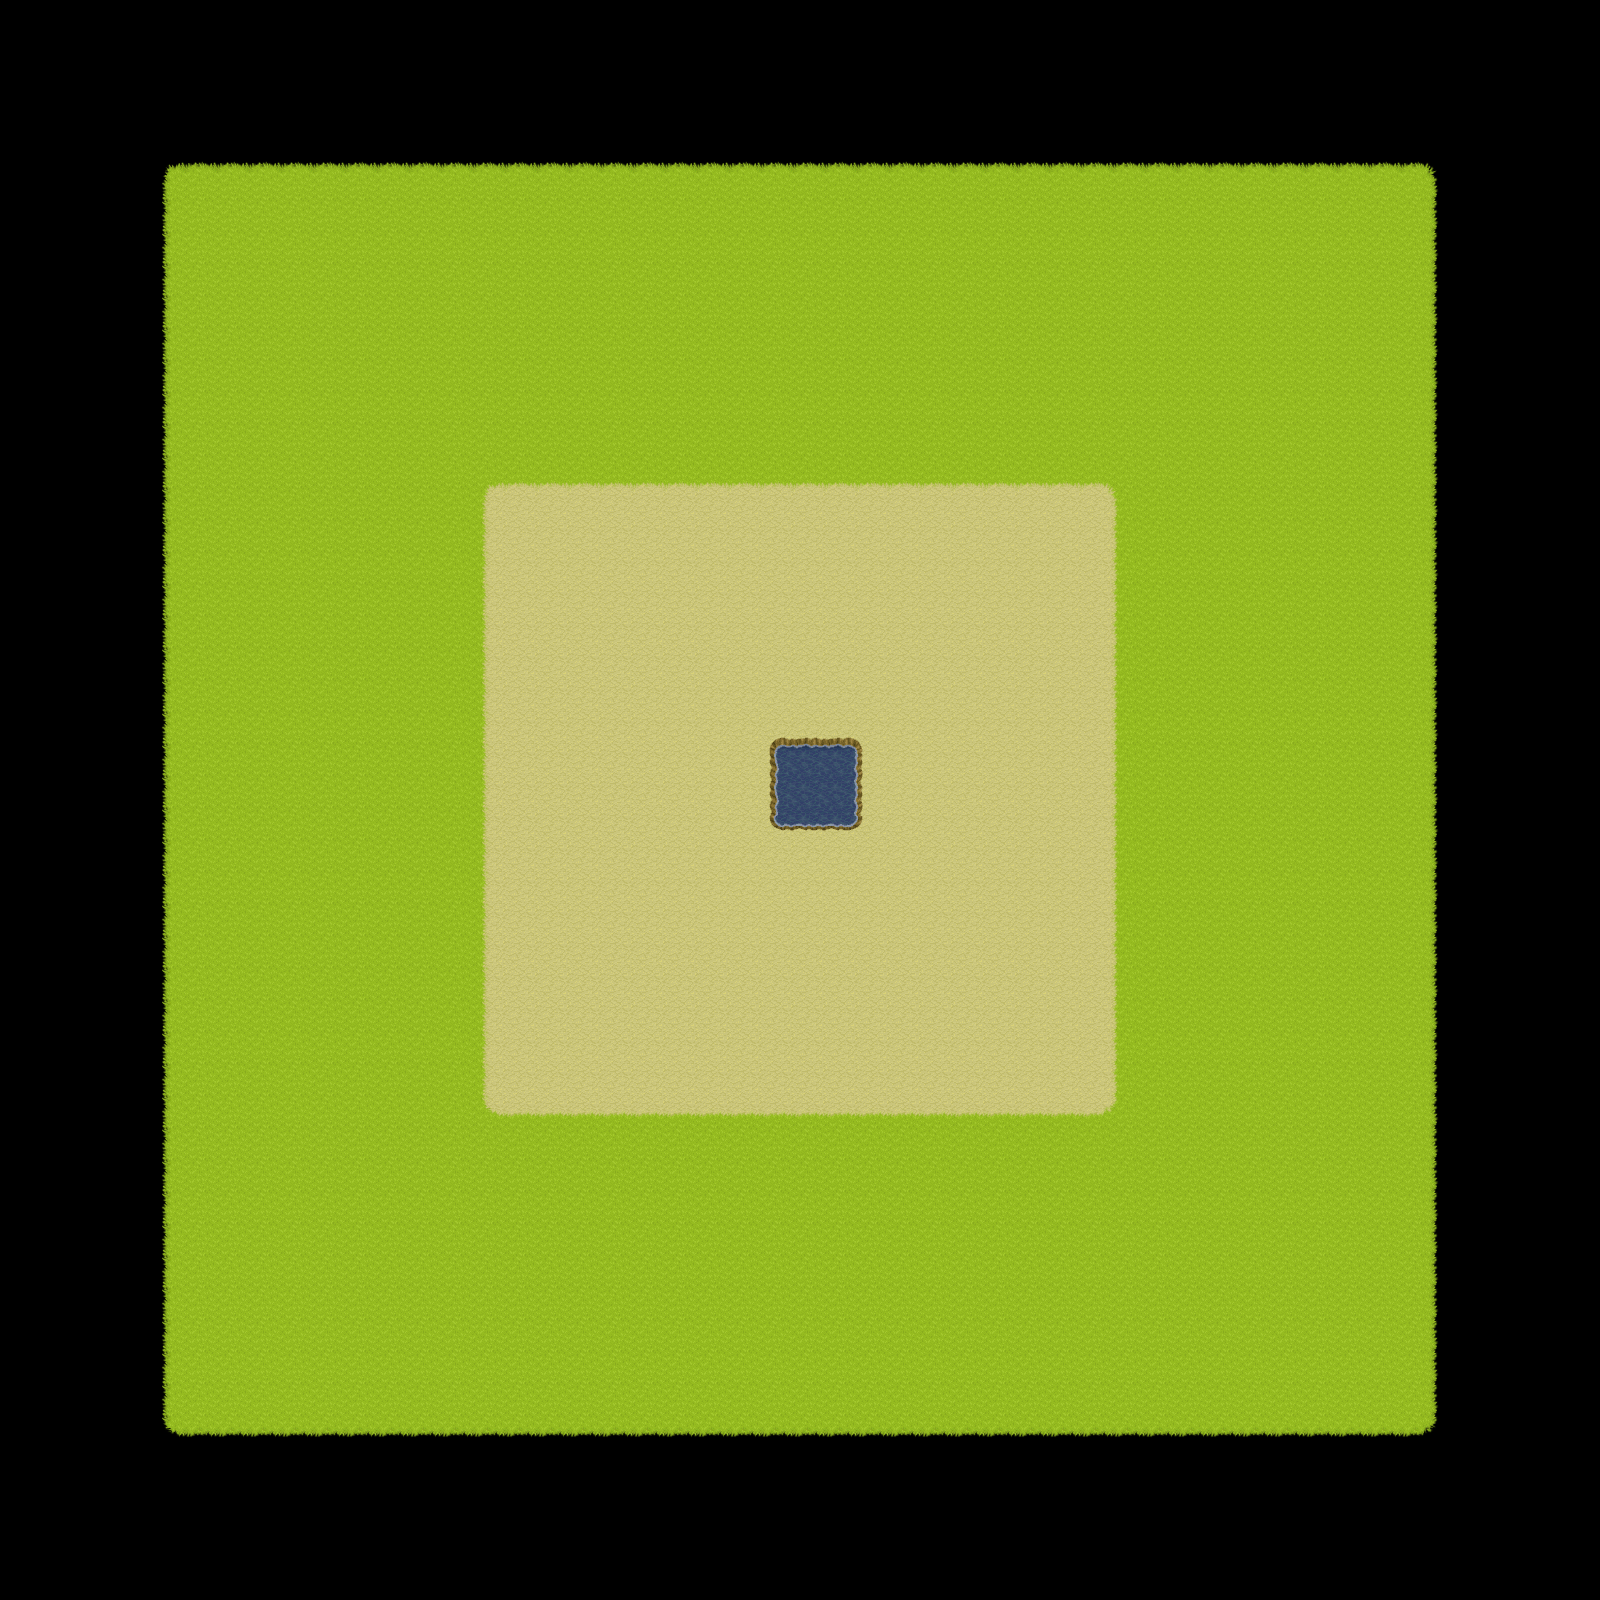

A level layout from a 2D game, rendered from its tile map. Below: a short description, then the map file with tile-grid data replaced by summaries:
An orthogonal 50x50 tile map with 32x32 px tiles, 2 tile layers (Ground, Water), 6 tilesets.

<map version="1.4" tiledversion="1.4.3" orientation="orthogonal" renderorder="right-down" width="50" height="50" tilewidth="32" tileheight="32" infinite="0" nextlayerid="8" nextobjectid="2"><editorsettings><export target="map-ex.tmx" format="tmx" /></editorsettings><tileset firstgid="1" name="Dirt1" tilewidth="32" tileheight="32" tilecount="48" columns="8"><image source="../tilesets/Dirt1.png" width="256" height="192" /></tileset><tileset firstgid="49" name="Grass1" tilewidth="32" tileheight="32" tilecount="48" columns="8"><image source="../tilesets/Grass1.png" width="256" height="192" /></tileset><tileset firstgid="97" name="LongGrass" tilewidth="32" tileheight="32" tilecount="48" columns="8"><image source="../tilesets/LongGrass.png" width="256" height="192" /></tileset><tileset firstgid="145" name="Water1" tilewidth="32" tileheight="32" tilecount="384" columns="64"><image source="../tilesets/Water1.png" width="2048" height="192" /><tile id="0"><animation><frame tileid="0" duration="125" /><frame tileid="8" duration="125" /><frame tileid="16" duration="125" /><frame tileid="24" duration="125" /><frame tileid="32" duration="125" /><frame tileid="40" duration="125" /><frame tileid="48" duration="125" /><frame tileid="56" duration="125" /></animation></tile><tile id="1"><animation><frame tileid="1" duration="125" /><frame tileid="9" duration="125" /><frame tileid="17" duration="125" /><frame tileid="25" duration="125" /><frame tileid="33" duration="125" /><frame tileid="41" duration="125" /><frame tileid="49" duration="125" /><frame tileid="57" duration="125" /></animation></tile><tile id="2"><animation><frame tileid="2" duration="125" /><frame tileid="10" duration="125" /><frame tileid="18" duration="125" /><frame tileid="26" duration="125" /><frame tileid="34" duration="125" /><frame tileid="42" duration="125" /><frame tileid="50" duration="125" /><frame tileid="58" duration="125" /></animation></tile><tile id="3"><animation><frame tileid="3" duration="125" /><frame tileid="11" duration="125" /><frame tileid="19" duration="125" /><frame tileid="27" duration="125" /><frame tileid="35" duration="125" /><frame tileid="43" duration="125" /><frame tileid="51" duration="125" /><frame tileid="59" duration="125" /></animation></tile><tile id="4"><animation><frame tileid="4" duration="125" /><frame tileid="12" duration="125" /><frame tileid="20" duration="125" /><frame tileid="28" duration="125" /><frame tileid="36" duration="125" /><frame tileid="44" duration="125" /><frame tileid="52" duration="125" /><frame tileid="60" duration="125" /></animation></tile><tile id="5"><animation><frame tileid="5" duration="125" /><frame tileid="13" duration="125" /><frame tileid="21" duration="125" /><frame tileid="29" duration="125" /><frame tileid="37" duration="125" /><frame tileid="45" duration="125" /><frame tileid="53" duration="125" /><frame tileid="61" duration="125" /></animation></tile><tile id="6"><animation><frame tileid="6" duration="125" /><frame tileid="14" duration="125" /><frame tileid="22" duration="125" /><frame tileid="30" duration="125" /><frame tileid="38" duration="125" /><frame tileid="46" duration="125" /><frame tileid="54" duration="125" /><frame tileid="62" duration="125" /></animation></tile><tile id="7"><animation><frame tileid="7" duration="125" /><frame tileid="15" duration="125" /><frame tileid="23" duration="125" /><frame tileid="31" duration="125" /><frame tileid="39" duration="125" /><frame tileid="47" duration="125" /><frame tileid="55" duration="125" /><frame tileid="63" duration="125" /></animation></tile><tile id="64"><animation><frame tileid="64" duration="125" /><frame tileid="72" duration="125" /><frame tileid="80" duration="125" /><frame tileid="88" duration="125" /><frame tileid="96" duration="125" /><frame tileid="104" duration="125" /><frame tileid="112" duration="125" /><frame tileid="120" duration="125" /></animation></tile><tile id="65"><animation><frame tileid="65" duration="125" /><frame tileid="73" duration="125" /><frame tileid="81" duration="125" /><frame tileid="89" duration="125" /><frame tileid="97" duration="125" /><frame tileid="105" duration="125" /><frame tileid="113" duration="125" /><frame tileid="121" duration="125" /></animation></tile><tile id="66"><animation><frame tileid="66" duration="125" /><frame tileid="74" duration="125" /><frame tileid="82" duration="125" /><frame tileid="90" duration="125" /><frame tileid="98" duration="125" /><frame tileid="106" duration="125" /><frame tileid="114" duration="125" /><frame tileid="122" duration="125" /></animation></tile><tile id="67"><animation><frame tileid="67" duration="125" /><frame tileid="75" duration="125" /><frame tileid="83" duration="125" /><frame tileid="91" duration="125" /><frame tileid="99" duration="125" /><frame tileid="107" duration="125" /><frame tileid="115" duration="125" /><frame tileid="123" duration="125" /></animation></tile><tile id="68"><animation><frame tileid="68" duration="125" /><frame tileid="76" duration="125" /><frame tileid="84" duration="125" /><frame tileid="92" duration="125" /><frame tileid="100" duration="125" /><frame tileid="108" duration="125" /><frame tileid="116" duration="125" /><frame tileid="124" duration="125" /></animation></tile><tile id="69"><animation><frame tileid="69" duration="125" /><frame tileid="77" duration="125" /><frame tileid="85" duration="125" /><frame tileid="93" duration="125" /><frame tileid="101" duration="125" /><frame tileid="109" duration="125" /><frame tileid="117" duration="125" /><frame tileid="125" duration="125" /></animation></tile><tile id="70"><animation><frame tileid="70" duration="125" /><frame tileid="78" duration="125" /><frame tileid="86" duration="125" /><frame tileid="94" duration="125" /><frame tileid="102" duration="125" /><frame tileid="110" duration="125" /><frame tileid="118" duration="125" /><frame tileid="126" duration="125" /></animation></tile><tile id="71"><animation><frame tileid="71" duration="125" /><frame tileid="79" duration="125" /><frame tileid="87" duration="125" /><frame tileid="95" duration="125" /><frame tileid="103" duration="125" /><frame tileid="111" duration="125" /><frame tileid="119" duration="125" /><frame tileid="127" duration="125" /></animation></tile><tile id="128"><animation><frame tileid="128" duration="125" /><frame tileid="136" duration="125" /><frame tileid="144" duration="125" /><frame tileid="152" duration="125" /><frame tileid="160" duration="125" /><frame tileid="168" duration="125" /><frame tileid="176" duration="125" /><frame tileid="184" duration="125" /></animation></tile><tile id="129"><animation><frame tileid="129" duration="125" /><frame tileid="137" duration="125" /><frame tileid="145" duration="125" /><frame tileid="153" duration="125" /><frame tileid="161" duration="125" /><frame tileid="169" duration="125" /><frame tileid="177" duration="125" /><frame tileid="185" duration="125" /></animation></tile><tile id="130"><animation><frame tileid="130" duration="125" /><frame tileid="138" duration="125" /><frame tileid="146" duration="125" /><frame tileid="154" duration="125" /><frame tileid="162" duration="125" /><frame tileid="170" duration="125" /><frame tileid="178" duration="125" /><frame tileid="186" duration="125" /></animation></tile><tile id="131"><animation><frame tileid="131" duration="125" /><frame tileid="139" duration="125" /><frame tileid="147" duration="125" /><frame tileid="155" duration="125" /><frame tileid="163" duration="125" /><frame tileid="171" duration="125" /><frame tileid="179" duration="125" /><frame tileid="187" duration="125" /></animation></tile><tile id="132"><animation><frame tileid="132" duration="125" /><frame tileid="140" duration="125" /><frame tileid="148" duration="125" /><frame tileid="156" duration="125" /><frame tileid="164" duration="125" /><frame tileid="172" duration="125" /><frame tileid="180" duration="125" /><frame tileid="188" duration="125" /></animation></tile><tile id="133"><animation><frame tileid="133" duration="125" /><frame tileid="141" duration="125" /><frame tileid="149" duration="125" /><frame tileid="157" duration="125" /><frame tileid="165" duration="125" /><frame tileid="173" duration="125" /><frame tileid="181" duration="125" /><frame tileid="189" duration="125" /></animation></tile><tile id="134"><animation><frame tileid="134" duration="125" /><frame tileid="142" duration="125" /><frame tileid="150" duration="125" /><frame tileid="158" duration="125" /><frame tileid="166" duration="125" /><frame tileid="174" duration="125" /><frame tileid="182" duration="125" /><frame tileid="190" duration="125" /></animation></tile><tile id="135"><animation><frame tileid="135" duration="125" /><frame tileid="143" duration="125" /><frame tileid="151" duration="125" /><frame tileid="159" duration="125" /><frame tileid="167" duration="125" /><frame tileid="175" duration="125" /><frame tileid="183" duration="125" /><frame tileid="191" duration="125" /></animation></tile><tile id="192"><animation><frame tileid="192" duration="125" /><frame tileid="200" duration="125" /><frame tileid="208" duration="125" /><frame tileid="216" duration="125" /><frame tileid="224" duration="125" /><frame tileid="232" duration="125" /><frame tileid="240" duration="125" /><frame tileid="248" duration="125" /></animation></tile><tile id="193"><animation><frame tileid="193" duration="125" /><frame tileid="201" duration="125" /><frame tileid="209" duration="125" /><frame tileid="217" duration="125" /><frame tileid="225" duration="125" /><frame tileid="233" duration="125" /><frame tileid="241" duration="125" /><frame tileid="249" duration="125" /></animation></tile><tile id="194"><animation><frame tileid="194" duration="125" /><frame tileid="202" duration="125" /><frame tileid="210" duration="125" /><frame tileid="218" duration="125" /><frame tileid="226" duration="125" /><frame tileid="234" duration="125" /><frame tileid="242" duration="125" /><frame tileid="250" duration="125" /></animation></tile><tile id="195"><animation><frame tileid="195" duration="125" /><frame tileid="203" duration="125" /><frame tileid="211" duration="125" /><frame tileid="219" duration="125" /><frame tileid="227" duration="125" /><frame tileid="235" duration="125" /><frame tileid="243" duration="125" /><frame tileid="251" duration="125" /></animation></tile><tile id="196"><animation><frame tileid="196" duration="125" /><frame tileid="204" duration="125" /><frame tileid="212" duration="125" /><frame tileid="220" duration="125" /><frame tileid="228" duration="125" /><frame tileid="236" duration="125" /><frame tileid="244" duration="125" /><frame tileid="252" duration="125" /></animation></tile><tile id="197"><animation><frame tileid="197" duration="125" /><frame tileid="205" duration="125" /><frame tileid="213" duration="125" /><frame tileid="221" duration="125" /><frame tileid="229" duration="125" /><frame tileid="237" duration="125" /><frame tileid="245" duration="125" /><frame tileid="253" duration="125" /></animation></tile><tile id="198"><animation><frame tileid="198" duration="125" /><frame tileid="206" duration="125" /><frame tileid="214" duration="125" /><frame tileid="222" duration="125" /><frame tileid="230" duration="125" /><frame tileid="238" duration="125" /><frame tileid="246" duration="125" /><frame tileid="254" duration="125" /></animation></tile><tile id="199"><animation><frame tileid="199" duration="125" /><frame tileid="207" duration="125" /><frame tileid="215" duration="125" /><frame tileid="223" duration="125" /><frame tileid="231" duration="125" /><frame tileid="239" duration="125" /><frame tileid="247" duration="125" /><frame tileid="255" duration="125" /></animation></tile><tile id="256"><animation><frame tileid="256" duration="125" /><frame tileid="264" duration="125" /><frame tileid="272" duration="125" /><frame tileid="280" duration="125" /><frame tileid="288" duration="125" /><frame tileid="296" duration="125" /><frame tileid="304" duration="125" /><frame tileid="312" duration="125" /></animation></tile><tile id="257"><animation><frame tileid="257" duration="125" /><frame tileid="265" duration="125" /><frame tileid="273" duration="125" /><frame tileid="281" duration="125" /><frame tileid="289" duration="125" /><frame tileid="297" duration="125" /><frame tileid="305" duration="125" /><frame tileid="313" duration="125" /></animation></tile><tile id="258"><animation><frame tileid="258" duration="125" /><frame tileid="266" duration="125" /><frame tileid="274" duration="125" /><frame tileid="282" duration="125" /><frame tileid="290" duration="125" /><frame tileid="298" duration="125" /><frame tileid="306" duration="125" /><frame tileid="314" duration="125" /></animation></tile><tile id="259"><animation><frame tileid="259" duration="125" /><frame tileid="267" duration="125" /><frame tileid="275" duration="125" /><frame tileid="283" duration="125" /><frame tileid="291" duration="125" /><frame tileid="299" duration="125" /><frame tileid="307" duration="125" /><frame tileid="315" duration="125" /></animation></tile><tile id="260"><animation><frame tileid="260" duration="125" /><frame tileid="268" duration="125" /><frame tileid="276" duration="125" /><frame tileid="284" duration="125" /><frame tileid="292" duration="125" /><frame tileid="300" duration="125" /><frame tileid="308" duration="125" /><frame tileid="316" duration="125" /></animation></tile><tile id="261"><animation><frame tileid="261" duration="125" /><frame tileid="269" duration="125" /><frame tileid="277" duration="125" /><frame tileid="285" duration="125" /><frame tileid="293" duration="125" /><frame tileid="301" duration="125" /><frame tileid="309" duration="125" /><frame tileid="317" duration="125" /></animation></tile><tile id="262"><animation><frame tileid="262" duration="125" /><frame tileid="270" duration="125" /><frame tileid="278" duration="125" /><frame tileid="286" duration="125" /><frame tileid="294" duration="125" /><frame tileid="302" duration="125" /><frame tileid="310" duration="125" /><frame tileid="318" duration="125" /></animation></tile><tile id="263"><animation><frame tileid="263" duration="125" /><frame tileid="271" duration="125" /><frame tileid="279" duration="125" /><frame tileid="287" duration="125" /><frame tileid="295" duration="125" /><frame tileid="303" duration="125" /><frame tileid="311" duration="125" /><frame tileid="319" duration="125" /></animation></tile><tile id="320"><animation><frame tileid="320" duration="125" /><frame tileid="328" duration="125" /><frame tileid="336" duration="125" /><frame tileid="344" duration="125" /><frame tileid="352" duration="125" /><frame tileid="360" duration="125" /><frame tileid="368" duration="125" /><frame tileid="376" duration="125" /></animation></tile><tile id="321"><animation><frame tileid="321" duration="125" /><frame tileid="329" duration="125" /><frame tileid="337" duration="125" /><frame tileid="345" duration="125" /><frame tileid="353" duration="125" /><frame tileid="361" duration="125" /><frame tileid="369" duration="125" /><frame tileid="377" duration="125" /></animation></tile><tile id="322"><animation><frame tileid="322" duration="125" /><frame tileid="330" duration="125" /><frame tileid="338" duration="125" /><frame tileid="346" duration="125" /><frame tileid="354" duration="125" /><frame tileid="362" duration="125" /><frame tileid="370" duration="125" /><frame tileid="378" duration="125" /></animation></tile><tile id="323"><animation><frame tileid="323" duration="125" /><frame tileid="331" duration="125" /><frame tileid="339" duration="125" /><frame tileid="347" duration="125" /><frame tileid="355" duration="125" /><frame tileid="363" duration="125" /><frame tileid="371" duration="125" /><frame tileid="379" duration="125" /></animation></tile><tile id="324"><animation><frame tileid="324" duration="125" /><frame tileid="332" duration="125" /><frame tileid="340" duration="125" /><frame tileid="348" duration="125" /><frame tileid="356" duration="125" /><frame tileid="364" duration="125" /><frame tileid="372" duration="125" /><frame tileid="380" duration="125" /></animation></tile><tile id="325"><animation><frame tileid="325" duration="125" /><frame tileid="333" duration="125" /><frame tileid="341" duration="125" /><frame tileid="349" duration="125" /><frame tileid="357" duration="125" /><frame tileid="365" duration="125" /><frame tileid="373" duration="125" /><frame tileid="381" duration="125" /></animation></tile><tile id="326"><animation><frame tileid="326" duration="125" /><frame tileid="334" duration="125" /><frame tileid="342" duration="125" /><frame tileid="350" duration="125" /><frame tileid="358" duration="125" /><frame tileid="366" duration="125" /><frame tileid="374" duration="125" /><frame tileid="382" duration="125" /></animation></tile></tileset><tileset firstgid="529" name="WaterFall1" tilewidth="32" tileheight="32" tilecount="192" columns="32"><image source="../tilesets/WaterFall1.png" width="1024" height="192" /></tileset><tileset firstgid="721" name="Grass1-Dirt1" tilewidth="32" tileheight="32" tilecount="48" columns="8"><image source="../tilesets/Grass1-Dirt1.png" width="256" height="192" /></tileset><layer id="1" name="Ground" width="50" height="50"><data>[2500 cells, 1600 non-empty, 18 distinct tile ids]</data></layer><layer id="7" name="Water" width="50" height="50"><data>[2500 cells, 9 non-empty, 9 distinct tile ids]</data></layer></map>
